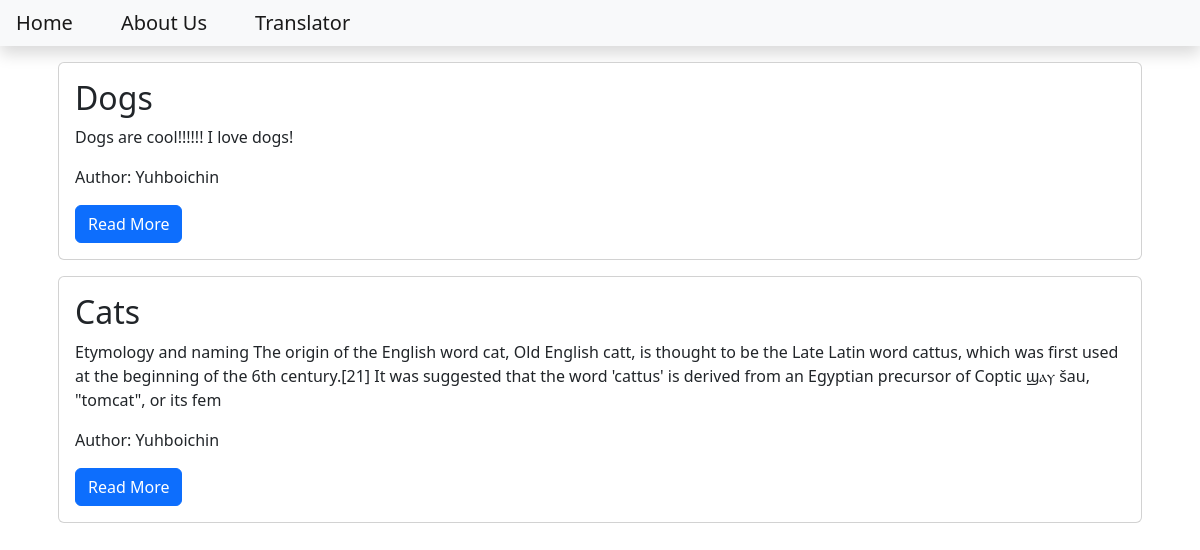
The page / on the database its author committed.
### blog/models.py (models this page shows, shortened)
class Post(models.Model):
    title = models.CharField(max_length = 200)
    content = models.TextField()
    date_created = models.DateTimeField(auto_now_add = True)
    slug = models.SlugField(max_length = 200, unique = True)
    author = models.ForeignKey(to = User, on_delete = models.CASCADE)
    status = models.IntegerField(choices = STATUS)

### blog/views.py (the view)
# urls.py: path('', views.PostList.as_view(), name = 'home')
class PostList(generic.ListView):
    queryset = Post.objects.filter(status = 1).order_by('-date_created')
    template_name = 'index.html'

### templates/index.html
{% extends 'base.html' %}
{% block content %}
    <div class="container">
        {% for post in post_list %}
        <div class="card m-3">
            <div class="card-body">
                <h2 class="card-title">
                    {{post.title}}
                </h2>
                <p class="card-text">
                    {{post.content | slice:"300"}}
                </p>
                <p class="card-text">
                    Author: {{post.author | title}}
                </p>
                <a href="{% url 'blog_view' post.slug %}" class="btn btn-primary">Read More</a>
            </div>
        </div>
        {% endfor %}
    </div>
{% endblock content %}

### templates/base.html (shortened to what this page needs)
<!DOCTYPE html>
<html lang="en">
    <head>
        <link href="https://cdn.jsdelivr.net/npm/bootstrap@5.2.2/dist/css/bootstrap.min.css" rel="stylesheet">
    </head>
    <body>
        <nav class="navbar navbar-expand-lg nav-light bg-light shadow mb-3" id="mainNav">
            <div class="collapse navbar-collapse" id="navbarRepsonsive">
                <ul class="navbar-nav ml-auto">
                    <li class="nav-item">
                        <a class="navbar-brand p-3" href="{% url 'home' %}">Home</a>
                    </li>
                    <li>
                        <a class="navbar-brand p-3" href="{% url 'about_view' %}">About Us</a>
                    </li>
                    <li>
                        <a class="navbar-brand p-3" href="{% url 'translator_view' %}">Translator</a>
                    </li>
                </ul>
            </div>
        </nav>
    {% block content %}
    {% endblock content %}
    <script src="https://cdn.jsdelivr.net/npm/bootstrap@5.2.2/dist/js/bootstrap.bundle.min.js"></script></head>
    </body>
</html>

### rows shown on the page
Post: title "Dogs", content "Dogs are cool!!!!!! I love dogs!", author "Yuhboichin"
Post: title "Cats", content "Etymology and naming The origin of the English word cat, Old English catt, is thought to be the Late Latin word cattus, which was first used at the beginning of the 6th century.[21] It was suggested that the word 'cattus' is derived from an Egyptian precursor of Coptic ϣⲁⲩ šau, \"tomcat\", or its fem", author "Yuhboichin"
